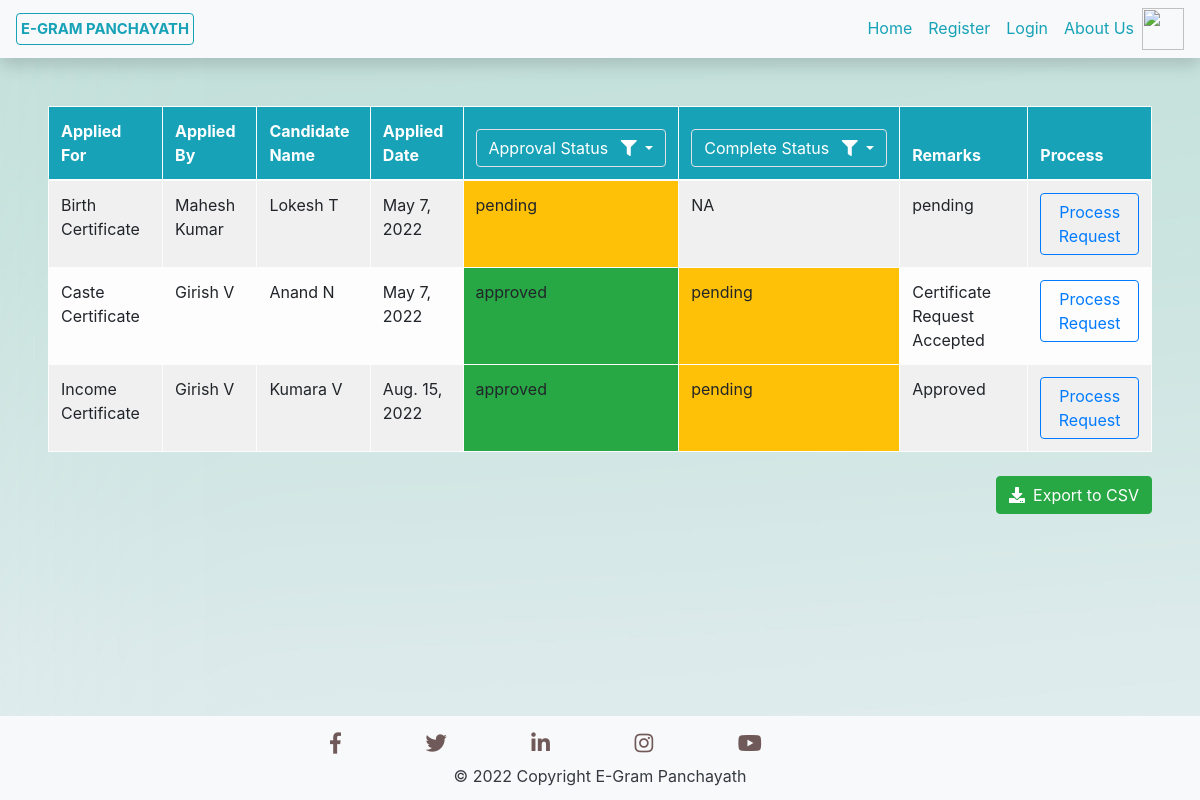
Before: /Certicates_Received_Requests/ with the older database file.
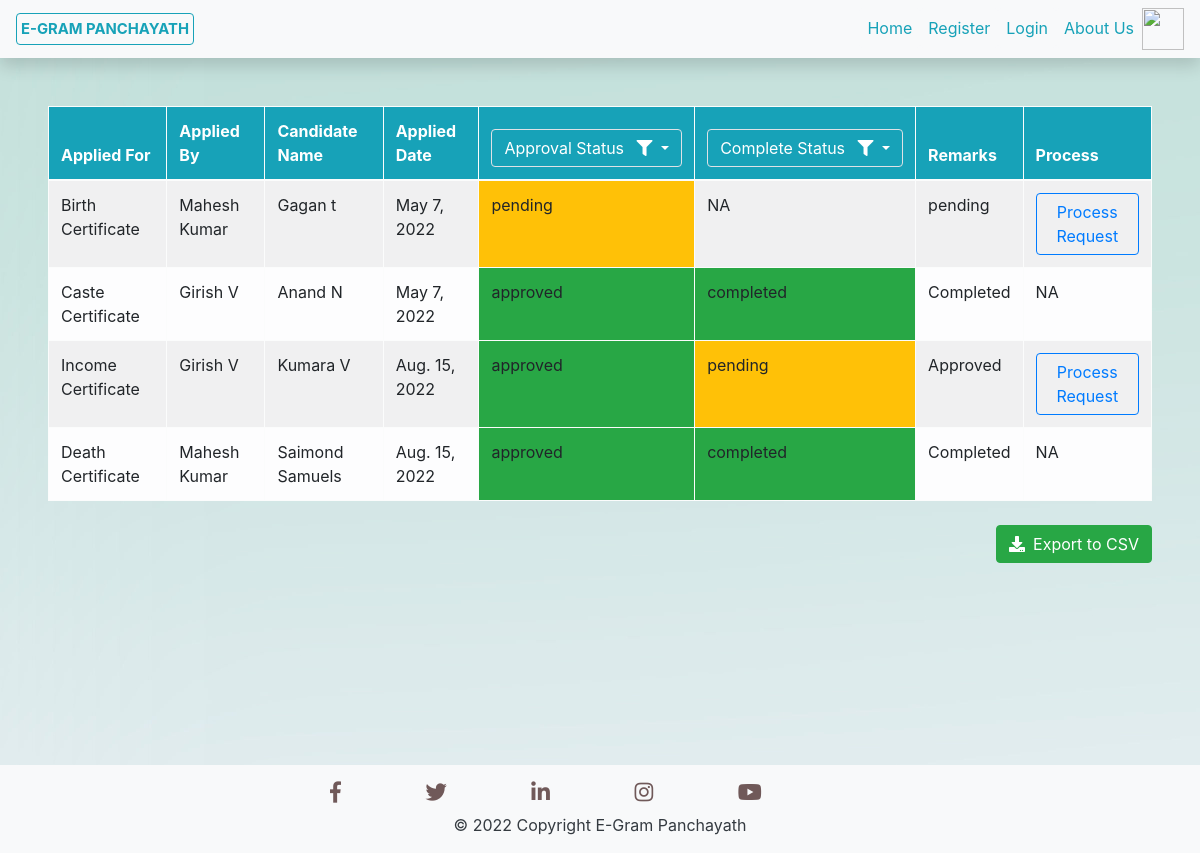
After: the same page with the newer database file.
### Services/models.py (models this page shows, shortened)
class Certificates(models.Model):
    Cert_Name = models.CharField(max_length=50)
    Cand_Name = models.CharField(max_length=50)
    Father_Name = models.CharField(max_length=50)
    Mother_Name = models.CharField(max_length=50)
    Address = models.CharField(max_length=300)
    doc_name = models.CharField(max_length=30)
    Cert_Requested_By = models.ForeignKey(User, on_delete=models.CASCADE,default=None, null=True, blank=True)
    Cert_Applied_Date = models.DateTimeField(default=timezone.now)
    document_proof = models.FileField(upload_to='Files/',default=None, null=True, blank=True)
    Birth_Date = models.DateField()
    phoneno = models.CharField(max_length=10, default=None, null=True, blank=True)
    Birth_location = models.CharField(max_length=200, default=None, null=True, blank=True)
    Death_Date = models.DateField(default=None, null=True, blank=True)
    Death_location = models.CharField(max_length=200, default=None, null=True, blank=True)
    Cast = models.CharField(max_length=50, default=None, null=True, blank=True)
    Cast_Category = models.CharField(max_length=10, default=None, null=True, blank=True)
    Income_Value = models.CharField(max_length=20, default=None, null=True, blank=True)
    Remarks = models.TextField()
    Approval_Status = models.CharField(max_length=20)
    Completion_Status = models.CharField(max_length=20, default=None, null=True, blank=True)
    certificate = models.FileField(upload_to='Certificates/',default=None, null=True, blank=True)
    Cert_Estimated_Completion_Date = models.DateField(default=None, null=True, blank=True)

### Services/views.py (the view)
# urls.py: path('Certicates_Received_Requests/', Cert_ReceivedRequests.as_view(), name='CertReqReceived'),
class Cert_ReceivedRequests(ListView):
    model = Services
    template_name = "Services/CertificatesRequestsReceived.html"
    context_object_name = 'requests'
    paginate_by = 5
    def get_queryset(self):
        req = Certificates.objects.all()
        def ExecQuery(req, Cert):
            key = list(Cert.keys())[0]
            if key=='Cert_Approval_Status':
                req = req.filter(Approval_Status=Cert[key]).order_by('-Cert_Applied_Date')
            if key=='Cert_Completion_Status':
                req = req.filter(Completion_Status=Cert[key]).order_by('-Cert_Applied_Date')
            return req
        if self.request.GET.get('idAppStatus'):
            req = ExecQuery(req, {'Cert_Approval_Status':self.request.GET.get('idAppStatus')})
        if self.request.GET.get('idCompStatus'):
            req = ExecQuery(req, {'Cert_Completion_Status':self.request.GET.get('idCompStatus')})
        return req

### Services/templates/Services/CertificatesRequestsReceived.html (shortened to what this page needs)
{% extends 'Services/Base.html' %}
{% block content %}
<div class="p-5">
    <form method="get" action="#">
    <table class="rounded table table-hover table-bordered table-striped table-light">
        <thead class="bg-info text-white">
            <tr>
                <th scope="col">Applied For</th>
                <th scope="col">Applied By</th>
                <th scope="col">Candidate Name</th>
                <th scope="col">Applied Date</th>
                <th scope="col">
                    <div class="dropdown">
                        <button class="btn btn-info border dropdown-toggle" type="button" id="dropdownMenuButton" data-toggle="dropdown" aria-haspopup="true" aria-expanded="false">
                          Approval Status <i class="fas fa-filter ml-2"></i>
                        </button>
                      </div>
                </th>
                <th scope="col">
                    <div class="dropdown">
                        <button class="btn btn-info border dropdown-toggle" type="button" id="dropdownMenuButton" data-toggle="dropdown" aria-haspopup="true" aria-expanded="false">
                          Complete Status <i class="fas fa-filter ml-2"></i>
                        </button>
                      </div>
                </th>
                <th scope="col">Remarks</th>
                <th scope="col">Process</th>
            </tr>
        </thead>
        <tbody>
        {% for request in requests %}
        <tr>
            <td>{{ request.Cert_Name }} </td>
            <td>{{ request.Cert_Requested_By.first_name }} {{ request.Cert_Requested_By.last_name }}</td>
            <td>{{ request.Cand_Name }}</td>
            <td>{{ request.Cert_Applied_Date.date }}</td>
            {% if request.Approval_Status == 'pending' %}
                <td class="bg-warning">{{ request.Approval_Status }}</td>
            {% elif request.Approval_Status == 'approved' %}
                <td class="bg-success">{{ request.Approval_Status }}</td>
            {% elif request.Approval_Status == 'rejected' %}
                <td class="bg-danger">{{ request.Approval_Status }}</td>
            {% endif %}
            {% if request.Completion_Status == 'pending' %}
                <td class="bg-warning">{{ request.Completion_Status }}</td>
            {% elif request.Completion_Status == 'completed' %}
                <td class="bg-success">{{ request.Completion_Status }}</td>
            {% elif request.Completion_Status == 'rejected' %}
                <td class="bg-danger">{{ request.Completion_Status }}</td>
            {% else %}
                <td class="">{{ request.Completion_Status }}</td>
            {% endif %}
            <td>{{ request.Remarks }}</td>
            <td>
                {% if request.Approval_Status == 'pending' or request.Completion_Status == 'pending' %}
                <a class="btn btn-outline-primary" href="{% url 'ProcessCertRequestURL' request.id %}">Process Request</a>
                {% else %}
                    NA
                {% endif %}
            </td>
        </tr>
        {% empty %}
        <tr>
            <td align="center" colspan="7" >No Entries</td>
        </tr>
        {% endfor %}
        </tbody>
        </table>
    </form>
    <a href="{% url 'export-certificate-requets-csv' %}" class="btn btn-success float-right mt-2"><span class="fas fa-download mr-2"></span>Export to CSV</a>
</div>
{% endblock content %}

### Services/templates/Services/Base.html (shortened to what this page needs)
<!DOCTYPE html>
<html>
<head>
  <link rel="stylesheet" href="https://maxcdn.bootstrapcdn.com/bootstrap/4.4.1/css/bootstrap.min.css">
  <link rel="stylesheet" href="https://use.fontawesome.com/releases/v5.7.0/css/all.css">
</head>
{% load static %}
</head>
<body onload="loadfunction()" background="/media/Background_New.jpg">
	<nav class="navbar navbar-expand-lg navbar-light bg-light shadow ">
        <b><a class="active navhead p-1 navbar-brand rounded text-info" href="{% url 'Home' %}">E-GRAM PANCHAYATH</a></b>
        <div id="navbarNavDropdown" class="navbar-collapse collapse" >
            <ul class="navbar-nav">
              <li class="nav-item">
                      <a class="navhead bg-light rounded nav-link text-info" href="{% url 'Home' %}">Home</a>
                  </li>
                  {% if user.is_authenticated %}
                    {% if user.profile.Department != 'public' %}
                      <li class="nav-item dropdown">
                        <a class="navhead bg-light rounded nav-link text-info dropdown-toggle" href="#" id="navbarDropdownMenuLink" data-toggle="dropdown" aria-haspopup="true" aria-expanded="false">
                          Requests
                        </a>
                        <ul class="dropdown-menu">
                            <a class="navhead bg-light nav-link text-info" href="{% url 'ReqReceived' %}">Service/Complaint Requests</a>
                            <a class="navhead bg-light nav-link text-info" href="{% url 'CertReqReceived' %}">Certificate Requests</a>
                        </ul>
                      </li>
                      <li class="nav-item">
                      <a class="navhead bg-light rounded nav-link text-info" href="{% url 'profile' %}">{{ user.first_name }} {{ user.last_name }}-(Profile)</a>
                    </li>
                    {% elif user.profile.Department == 'public' %}
                      <li class="nav-item dropdown">
                        <a class="navhead bg-light rounded nav-link text-info dropdown-toggle" href="#" id="navbarDropdownMenuLink" data-toggle="dropdown" aria-haspopup="true" aria-expanded="false">
                          Raise Requests
                        </a>
                            <ul class="dropdown-menu">
                              <a class="navhead bg-light nav-link text-info" href="{% url 'ServiceReq' %}">Raise Service Request</a>
                              <a class="navhead bg-light nav-link text-info" href="{% url 'ComplaintReq' %}">Raise Complaint</a>
                              <a class="navhead bg-light nav-link text-info" href="{% url 'CertificateReq' %}">Request for Certificate</a>
                            </ul>
                      </li>
                      <li class="nav-item dropdown">
                          <a class="navhead bg-light rounded nav-link text-info dropdown-toggle" href="#" id="navbarDropdownMenuLink" data-toggle="dropdown" aria-haspopup="true" aria-expanded="false">
                            My Requests
                          </a>
                          <ul class="dropdown-menu">
                            <a class="navhead bg-light nav-link text-info" href="{% url 'MySerCompRequests' %}">Service/Complaint Requests</a>
                            <a class="navhead bg-light nav-link text-info" href="{% url 'MyCertRequests' %}">Certificate Requests</a>
                          </ul>
                    </li>
                      <li class="nav-item">
                        <a class="navhead bg-light rounded nav-link text-info" href="{% url 'profile' %}">{{ user.first_name }} {{ user.last_name }}-(Profile)</a>
                      </li>
                    {% endif %}
                    <a class="navhead bg-light rounded nav-link text-info" href="{% url 'Logout' %}">Logout</a>
                  {% else %}
                  <li class="nav-item">
                    <a class="navhead bg-light rounded nav-link text-info" href="{% url 'Register' %}">Register</a>
                </li>
                  <li class="nav-item">
                      <a class="navhead bg-light rounded nav-link text-info" href="{% url 'Login' %}" >Login</a>
                  </li>
                  {% endif %}
                  <li class="nav-item">
                      <a class="navhead bg-light rounded nav-link text-info" href="{% url 'AboutUs' %}">About Us</a>
                  </li>
                  <li class="nav-item">
                      <a  href="{% url 'admin:index' %}" target="_blank">
                       <img src="/media/adminimg.png" style="width:42px;height:42px;border:0;">
                      </a>
                  </li>
    			</ul>
    	</div>
	</nav>
          {% block content %}
          {% endblock %}
</body>
<footer class="page-footer bg-light py-2 font-small cyan darken-3 text-white" style="margin-top: 200px;">
  <div class="container">
    <div class="row">
        <div class="mt-2" style="align-content: center; margin-left: 260px;">
          <a class="footer_icons" target="_blank" href ="https://www.facebook.com/Meta/"><i class="fab fa-facebook-f fa-lg"></i></a>
          <a class="footer_icons" target="_blank" href ="https://mobile.twitter.com/explore"><i class="fab fa-twitter fa-lg "></i></a>
          <a class="footer_icons" target="_blank" href ="https://in.linkedin.com/"><i class="fab fa-linkedin-in fa-lg "></i></a>
          <a class="footer_icons" target="_blank" href ="https://www.instagram.com/instagram/?hl=en"><i class="fab fa-instagram fa-lg "></i></a>
          <a class="footer_icons" target="_blank" href ="https://www.youtube.com/" ><i class="fab fa-youtube fa-lg white-text "> </i></a>
        </div>
    </div>
  </div>
  <div class="footer-copyright text-dark text-center py-2" style="width: 100%;">
    © 2022 Copyright E-Gram Panchayath
  </div>
</footer>
</html>

### Services/templates/Services/Base.html (style rules this page uses)
.footer_icons { margin: 40px; text-decoration: none; color: rgb(112, 89, 89); }
.active,.navhead:hover { border:1px solid #17a2b8; font-weight:bold; font-size: 14.8px; }

Changed rows visible on the page:
changed Certificates "Birth Certificate": Cand_Name "Lokesh T" → "Gagan t"
changed Certificates "Caste Certificate": Remarks "Certificate Request Accepted" → "Completed"; Completion_Status "pending" → "completed"; Completion_Status "Process Request" → "NA"
added Certificates: Cert_Name "Death Certificate", Cert_Requested_By.first_name "Mahesh", Cert_Requested_By.last_name "Kumar", Cand_Name "Saimond Samuels", Cert_Applied_Date "Aug. 15, 2022", Approval_Status "approved", Completion_Status "completed", Remarks "Completed", shows "NA"
